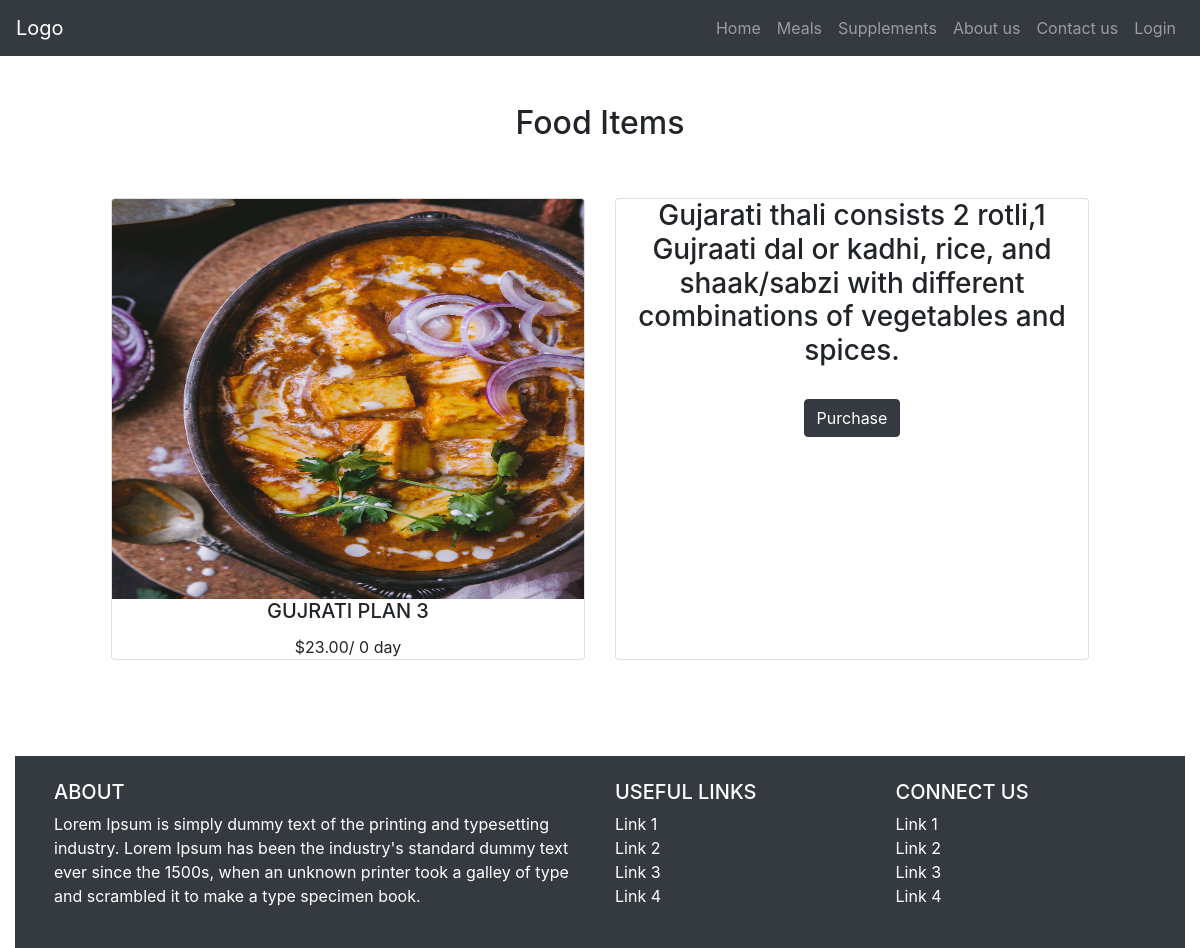
Before: /food_items.php?plan_id=17 with the older database file.
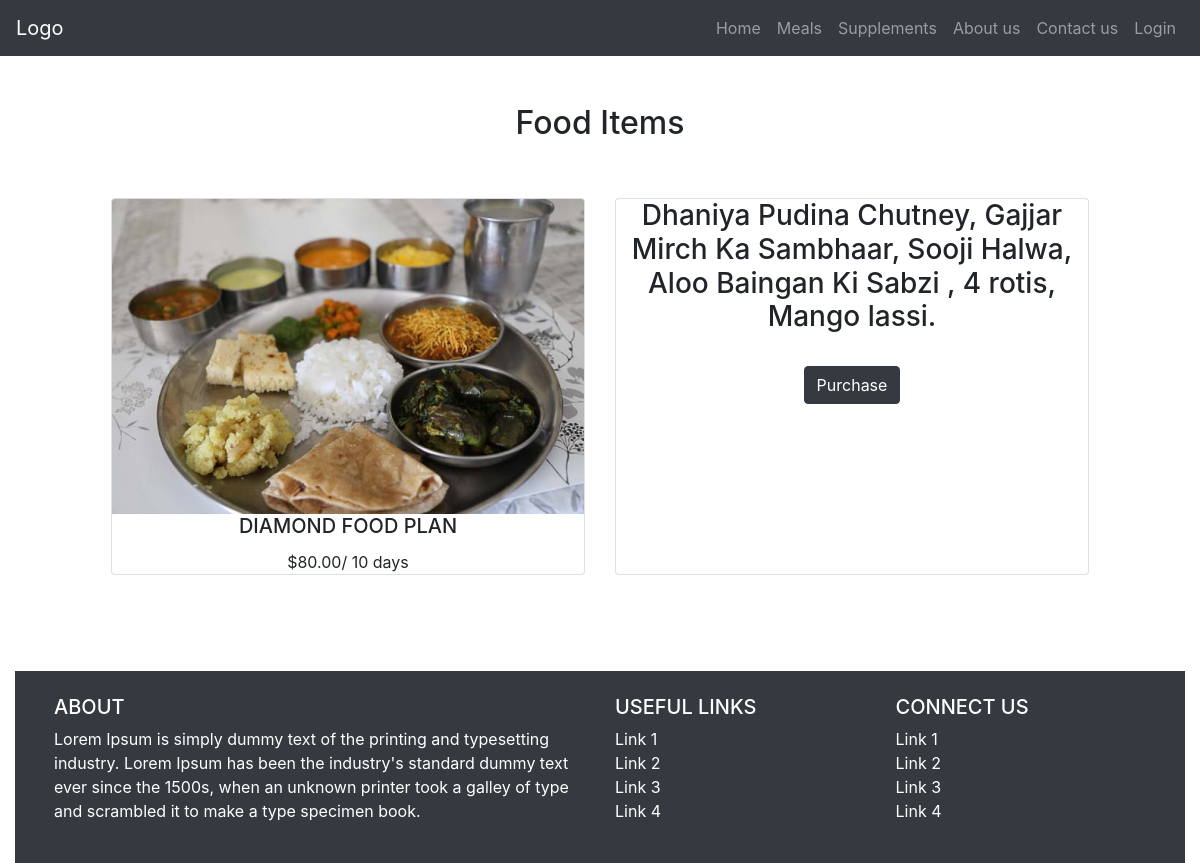
After: the same page with the newer database file.
### tables this page shows
CREATE TABLE `meal_plans` (
  `id` int(11) NOT NULL,
  `name` varchar(100) NOT NULL,
  `description` varchar(500) NOT NULL,
  `cost` decimal(10,2) NOT NULL,
  `day` int(11) NOT NULL,
  `image` varchar(200) NOT NULL,
  `meal_id` int(11) NOT NULL
);

### connect.php (called while the page is built, shortened)
<?php
class Connect
{
    public $config = array(
        'servername'=> 'localhost',
        'username'=> 'root',
        'password'=> '',
        'dbname'=> 'tiffen'
    );
    function __construct()
    {
        $this->conn = new mysqli($this->config['servername'], $this->config['username'], $this->config['password'], $this->config['dbname']);
    }
}
?>

### submit.php (called while the page is built, shortened)
<?php
	include 'classes/mealplan.php';
	$mealplanObj=new MealPlan;
	if(isset($_GET['plan_id']) && !empty(trim($_GET["plan_id"]))){
		$planid =  trim($_GET["plan_id"]);
		$mealplan=$mealplanObj->getMealPlanById($planid);
	}
?>

### classes/mealplan.php (called while the page is built, shortened)
<?php
include_once './connect.php';
class MealPlan extends Connect{
	public $mealplan = array('data' =>array() , 'error'=> '', 'success'=> '' );
	function getMealPlanById($id){
		$sql = "SELECT * FROM meal_plans WHERE id = ".$id;
		$result = $this->conn->query($sql);
		$row = $result->fetch_assoc();
		$this->mealplan["data"]["name"] = $row["name"];
		$this->mealplan["data"]["description"] = $row["description"];
		$this->mealplan["data"]["cost"] = $row["cost"];
		$this->mealplan["data"]["day"] = $row["day"];
		$this->mealplan["data"]["image"] = $row["image"];
		$this->mealplan["data"]["id"] = $row["id"];
		$this->mealplan["data"]["mealid"] = $row["meal_id"];
		return $this->mealplan;
	}
}
?>

### food_items.php (the view, shortened to what this page needs)
<?php include 'header.php'; ?>
        <div class="container-fluid">
            <div class="row p-5">
                <div class="col-12 text-center">
                    <h2>Food Items</h2>
                </div>
                <div class="col-12 my-5" >
                    <div class="card-deck px-5">
                        <div class="card h-200">
                           	<a href="meal_plans.php?meal_id=<?php echo $mealplan["data"]["mealid"];?>">
                            	<img style="max-height:400px" src="<?php echo "./admin/uploads/mealplan/".$mealplan["data"]["image"]; ?>"class="card-img-top" alt="Image">
                            </a>
                            <h5 style="text-align: center;text-transform: uppercase;" class="card-title"><?php echo $mealplan["data"]["name"]; ?></h5>
                            <p style="text-align: center;" class="card-text">$<?php echo $mealplan["data"]["cost"]; ?>/ <?php echo $mealplan["data"]["day"]; ?> day<?php
                                    if($mealplan["data"]["day"]>1){
                                        ?>s<?php } ?>
                            </p>
                        </div>
                        <div class="card">
                            <h3 style="text-align: center;"><?php echo $mealplan["data"]["description"]; ?></h3>
                            <br/>
                            <div class="text-center">
                            <?php if(isset($_SESSION['user'])) { ?>
                                <a href="checkout.php?plan_id=<?php echo $mealplan["data"]["id"];?>">
                                    <button type="button" class="btn btn-dark">Purchase</button>
                                </a>
                            <?php } else { ?>
                                <a data-toggle="modal" data-target="#loginModal">
                                    <button type="button" class="btn btn-dark">Purchase</button>
                                </a>
                            <?php } ?>
                           </div>
                        </div>
                    </div>
                </div>
            </div>
<?php include 'footer.php'; ?>

Changed rows visible on the page:
changed meal_plans: image: a different picture; name "GUJRATI PLAN 3" → "DIAMOND FOOD PLAN"; cost "23.00" → "80.00"; day "0" → "10"; description "Gujarati thali consists 2 rotli,1 Gujraati dal or kadhi, rice, and shaak/sabzi with different combinations of vegetables and spices." → "Dhaniya Pudina Chutney, Gajjar Mirch Ka Sambhaar, Sooji Halwa, Aloo Baingan Ki Sabzi , 4 rotis, Mango lassi."
Other visible differences:
text now shown: "s"
